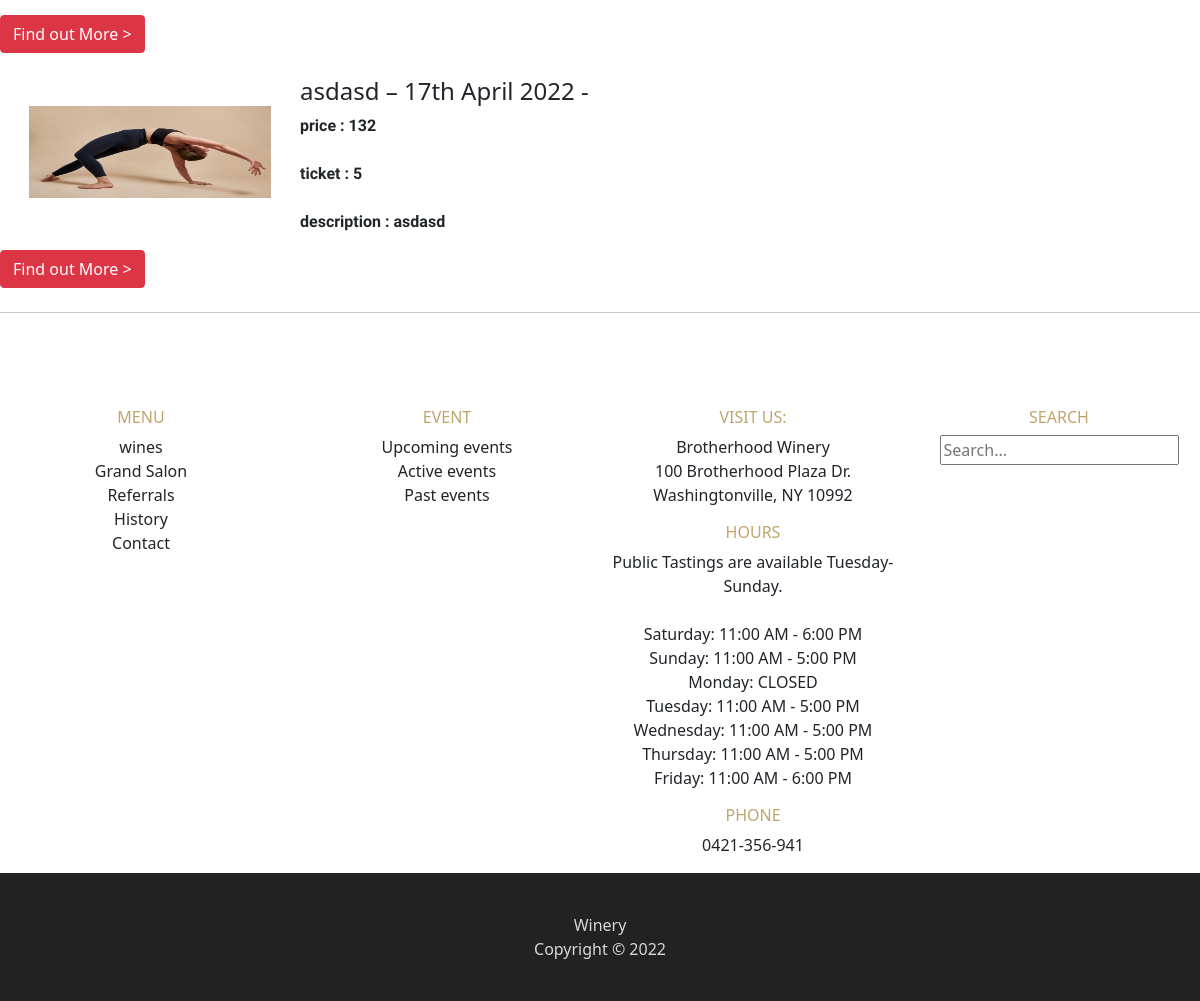
Before: / (lower part) with the older database file.
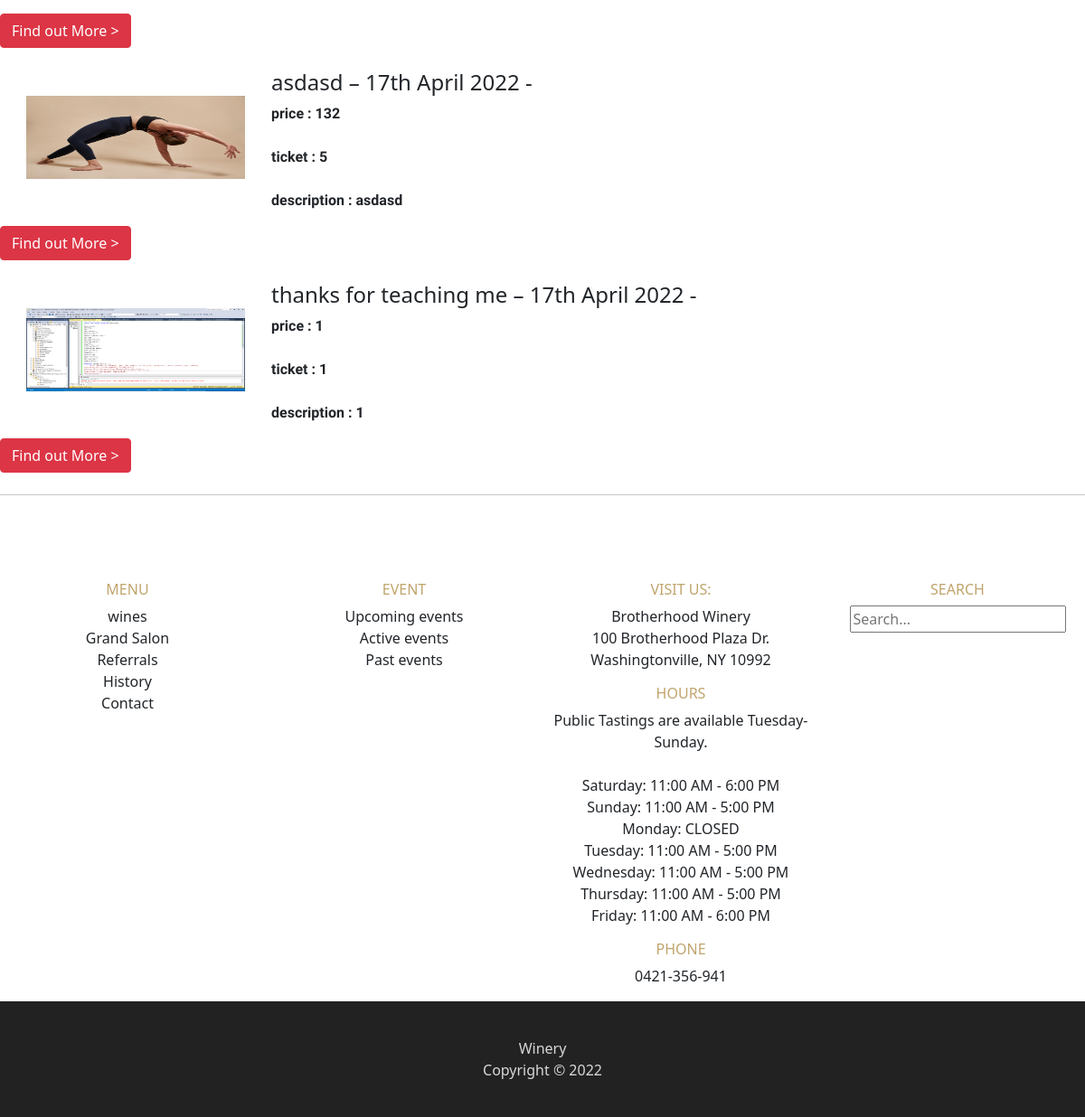
After: the same page with the newer database file.
### winery/models.py (models this page shows, shortened)
class Destination(db.Model):
    __tablename__ = 'destinations'
    id = db.Column(db.Integer, primary_key=True)
    name = db.Column(db.String(80))
    description = db.Column(db.String(200))
    image = db.Column(db.String(400))
    ticket_quantity = db.Column(db.Integer)
    price = db.Column(db.Integer)
    comments = db.relationship('Comment', backref='destination')

### winery/views.py (the view)
@mainbp.route('/')
def index():
    destinations = Destination.query.all()
    return render_template('base.html',destinations=destinations)

### winery/templates/base.html (shortened to what this page needs)
<!DOCTYPE html>
<html lang="en">
{% from "bootstrap5/form.html" import render_form  %}
{% block header %}
<head>
  <link rel="stylesheet" href="{{url_for('static',filename='css/main.css')}}"/>
  <link href="https://cdn.jsdelivr.net/npm/bootstrap@5.1.0/dist/css/bootstrap.min.css" rel="stylesheet">
  <link rel='stylesheet' href='https://cdn.jsdelivr.net/npm/bootstrap-icons@1.7.2/font/bootstrap-icons.css'>
  <link rel="stylesheet" href="https://cdnjs.cloudflare.com/ajax/libs/font-awesome/4.7.0/css/font-awesome.min.css">
</head>
<body>
  {% endblock %}
  {% block content %}
     <main>
        <div class ="container-flex">
          <div class = "row">
            <div clss = "container-flex">
              <div class = "Winery_Event row">
                <div class = "event col-lg">
                  {% for destination in destinations %}
                    <img src= {{destination.image}} alt="event_1" class = "img-thumbnail" />
                    <h4> {{destination.name}} – 17th April 2022 -  </h4>
                    <p>price : {{destination.price}}<br><br>
                       ticket : {{destination.ticket_quantity}}<br><br>
                       description : {{destination.description}}
                    </p>
                    <a href="{{url_for('main.detail_event') }}" class="btn btn-danger">Find out More ></a>
                    <br>
                    <br>
                  {% endfor %}
                </div>
              </div>
            </div>
          </div>
     <div class = "container-flex">
       <div class = "row">
        <hr>
        <br><br><br><br>
       </div>
     </div>
      <div class = "minibar container-flex">
        <div class = "row">
          <div class="menu col">
              <h6>MENU</h6>
              <p> wines <br>
                  Grand Salon<br>
                  Referrals<br>
                  History<br>
                  Contact
              </p>
          </div>
          <div class="Event col">
              <h6>EVENT</h6>
              <p>
                Upcoming events<br>
                Active events<br>
                Past events
              </p>
          </div>
          <div class="visit col">
            <h6>VISIT US:</h6>
            <p>
              Brotherhood Winery<br>
              100 Brotherhood Plaza Dr.<br>
              Washingtonville, NY 10992<br>
            </p>
            <h6>HOURS</h6>
            <p>
              Public Tastings are available Tuesday-Sunday.<br><br>
              Saturday: 11:00 AM - 6:00 PM<br>
              Sunday: 11:00 AM - 5:00 PM<br>
              Monday: CLOSED<br>
              Tuesday: 11:00 AM - 5:00 PM<br>
              Wednesday: 11:00 AM - 5:00 PM<br>
              Thursday: 11:00 AM - 5:00 PM<br>
              Friday: 11:00 AM - 6:00 PM<br>
            </p>
            <h6>PHONE</h6>
            <p>
              0421-356-941
            </p>
          </div>
          <div class="search col">
          <h6>SEARCH</h6>
            <input type="text" placeholder="Search...">
          </div>
        </div>
      </div>
    </main>
    {% endblock %}
    <footer>
      <span>Winery<br />Copyright &copy; 2022 </span>
    </footer>
  </body>
</html>

### winery/static/css/main.css (style rules this page uses)
.event img { width :300px; height: 150px; border: 25px solid white; float: left; }
.event p { font-size: 15x; font-weight : bolder; font-family: 'Barlow Semi Condensed', sans-serif; }
.minibar h6 { color :#c0a46c; text-align: center; }
.minibar p { text-align: center; }
.minibar input { float: none; margin:0 auto; }
.search { text-align: center; }
footer { background: #222; padding: 40px; text-align: center; color: #d8d8d8; }

Changed rows visible on the page:
added Destination: image (picture), name "thanks for teaching me", price "1", ticket_quantity "1", description "1"
